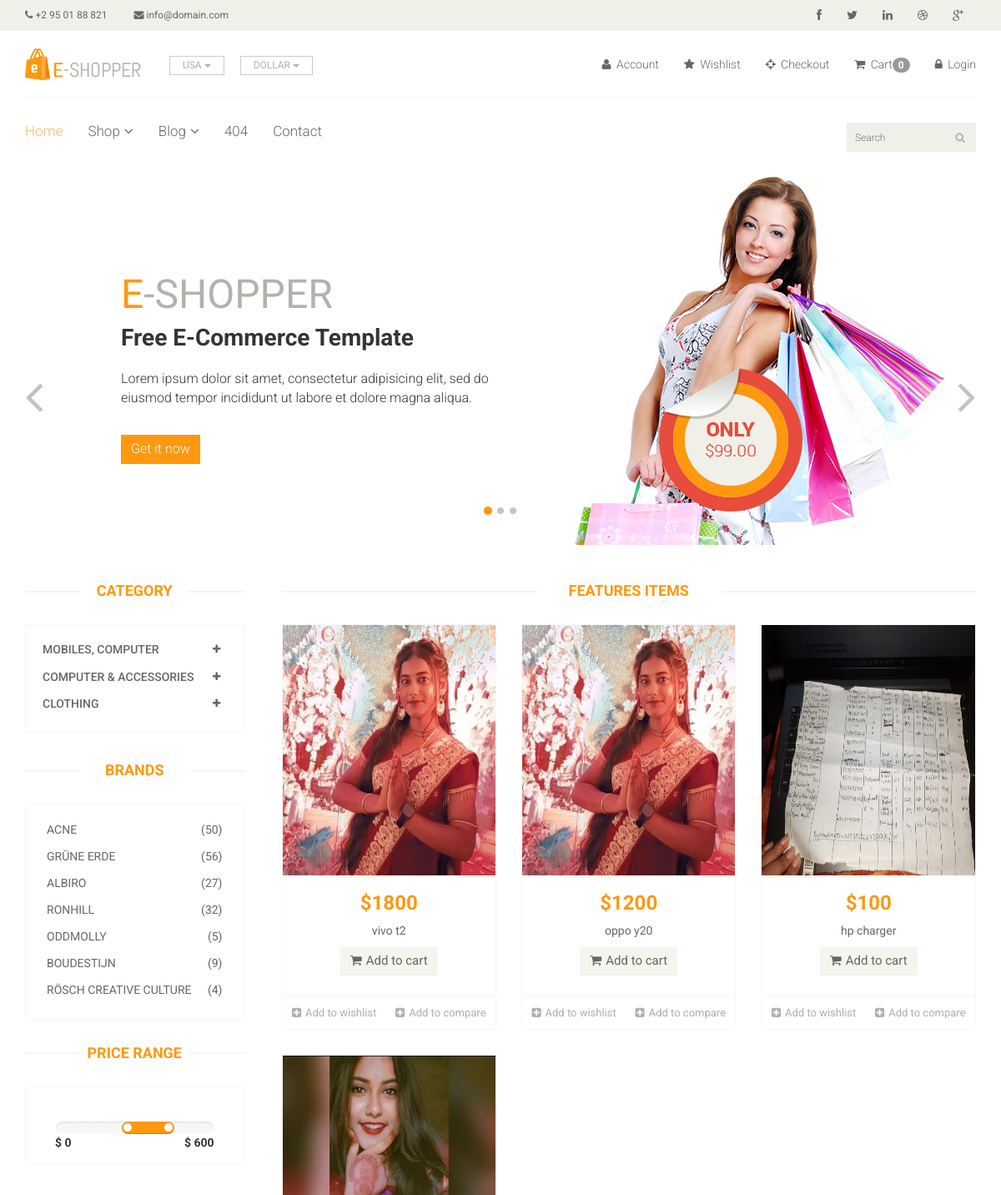
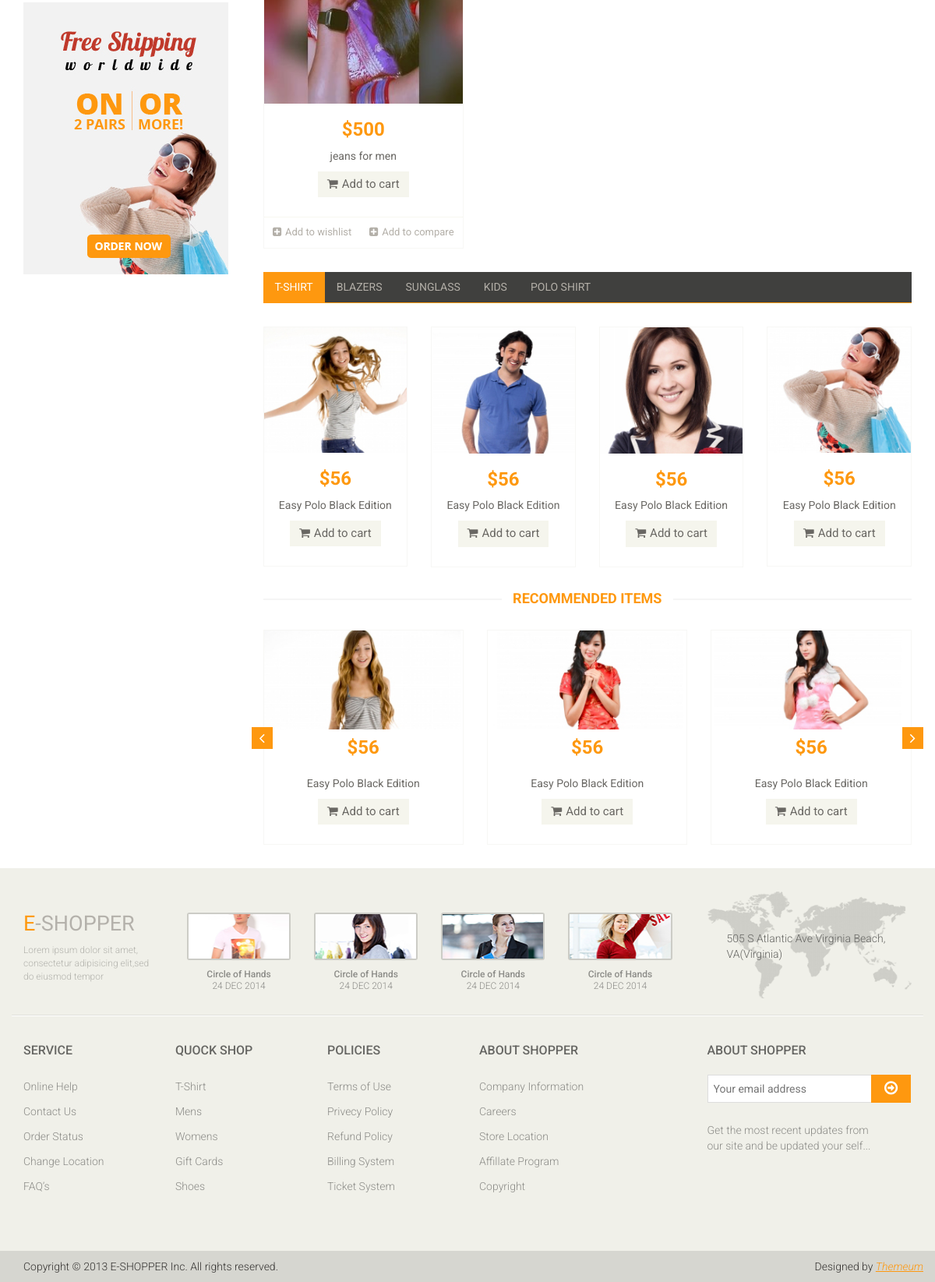
The page / on the database its author committed (2 pictures, top to bottom).
### app/models.py (models this page shows, shortened)
class Category(models.Model):
    name = models.CharField(max_length=150)

class Product(models.Model):
    category = models.ForeignKey(Category, on_delete=models.CASCADE,null=False,default='')
    sub_category = models.ForeignKey(Sub_Category, on_delete=models.CASCADE,null=False, default='')
    image = models.ImageField(upload_to='ecommerce/pimg')
    name = models.CharField(max_length=100)
    price = models.IntegerField()
    date = models.DateField(auto_now_add=True)

### E_shop/views.py (the view)
# urls.py: path('', views.homePage,name='index'),
def homePage(request):
    category = Category.objects.all()
    categoryID = request.GET.get('category')
    if categoryID:
        product = Product.objects.filter(sub_category = categoryID).order_by('-id')
    else:
        product = Product.objects.all()
    context = {
        'category': category,
        'product': product,
    }
    return render(request, "index.html", context )

### templates/index.html (shortened to what this page needs)
{% extends 'master.html' %}
{% block body %}
<section id="slider">
		<div class="container">
			<div class="row">
				<div class="col-sm-12">
					<div id="slider-carousel" class="carousel slide" data-ride="carousel">
						<ol class="carousel-indicators">
							<li data-target="#slider-carousel" data-slide-to="0" class="active"></li>
							<li data-target="#slider-carousel" data-slide-to="1"></li>
							<li data-target="#slider-carousel" data-slide-to="2"></li>
						</ol>
						<div class="carousel-inner">
							<div class="item active">
								<div class="col-sm-6">
									<h1><span>E</span>-SHOPPER</h1>
									<h2>Free E-Commerce Template</h2>
									<p>Lorem ipsum dolor sit amet, consectetur adipisicing elit, sed do eiusmod tempor incididunt ut labore et dolore magna aliqua. </p>
									<button type="button" class="btn btn-default get">Get it now</button>
								</div>
								<div class="col-sm-6">
									<img src="/static/images/home/girl1.jpg" class="girl img-responsive" alt="" />
									<img src="/static/images/home/pricing.png"  class="pricing" alt="" />
								</div>
							</div>
						</div>
						<a href="#slider-carousel" class="left control-carousel hidden-xs" data-slide="prev">
							<i class="fa fa-angle-left"></i>
						</a>
						<a href="#slider-carousel" class="right control-carousel hidden-xs" data-slide="next">
							<i class="fa fa-angle-right"></i>
						</a>
					</div>
				</div>
			</div>
		</div>
	</section>
<section>
		<div class="container">
			<div class="row">
				<div class="col-sm-3">
					<div class="left-sidebar">
						<h2>Category</h2>
						<div class="panel-group category-products" id="accordian">
							{% for cat in category %}
							<div class="panel panel-default">
								<div class="panel-heading">
									<h4 class="panel-title">
										<a data-toggle="collapse" data-parent="#accordian" href="#{{cat.id}}">
											<span class="badge pull-right"><i class="fa fa-plus"></i></span>
											{{cat.name}}
										</a>
									</h4>
								</div>
							</div>
							{% endfor %}
						</div>
						<div class="brands_products">
							<h2>Brands</h2>
							<div class="brands-name">
								<ul class="nav nav-pills nav-stacked">
									<li><a href="#"> <span class="pull-right">(50)</span>Acne</a></li>
									<li><a href="#"> <span class="pull-right">(56)</span>Grüne Erde</a></li>
									<li><a href="#"> <span class="pull-right">(27)</span>Albiro</a></li>
									<li><a href="#"> <span class="pull-right">(32)</span>Ronhill</a></li>
									<li><a href="#"> <span class="pull-right">(5)</span>Oddmolly</a></li>
									<li><a href="#"> <span class="pull-right">(9)</span>Boudestijn</a></li>
									<li><a href="#"> <span class="pull-right">(4)</span>Rösch creative culture</a></li>
								</ul>
							</div>
						</div>
						<div class="price-range">
							<h2>Price Range</h2>
							<div class="well text-center">
								 <input type="text" class="span2" value="" data-slider-min="0" data-slider-max="600" data-slider-step="5" data-slider-value="[250,450]" id="sl2" ><br />
								 <b class="pull-left">$ 0</b> <b class="pull-right">$ 600</b>
							</div>
						</div>
						<div class="shipping text-center">
							<img src="/static/images/home/shipping.jpg" alt="" />
						</div>
					</div>
				</div>
				<div class="col-sm-9 padding-right">
					<div class="features_items">
						<h2 class="title text-center">Features Items</h2>
						{% for prod in product %}
						<div class="col-sm-4">
							<div class="product-image-wrapper">
								<div class="single-products">
										<div class="productinfo text-center">
											<img src="{{prod.image}}" alt="" height="300px" />
											<h2>${{prod.price}}</h2>
											<p>{{prod.name}}</p>
											<a href="#" class="btn btn-default add-to-cart"><i class="fa fa-shopping-cart"></i>Add to cart</a>
										</div>
										<div class="product-overlay">
											<div class="overlay-content">
											</div>
										</div>
								</div>
								<div class="choose">
									<ul class="nav nav-pills nav-justified">
										<li><a href="{% url 'cart_add' prod.id %}"><i class="fa fa-plus-square"></i>Add to wishlist</a></li>
										<li><a href="#"><i class="fa fa-plus-square"></i>Add to compare</a></li>
									</ul>
								</div>
							</div>
						</div>
						{% endfor %}
					</div>
					<div class="category-tab">
						<div class="col-sm-12">
							<ul class="nav nav-tabs">
								<li class="active"><a href="#tshirt" data-toggle="tab">T-Shirt</a></li>
								<li><a href="#blazers" data-toggle="tab">Blazers</a></li>
								<li><a href="#sunglass" data-toggle="tab">Sunglass</a></li>
								<li><a href="#kids" data-toggle="tab">Kids</a></li>
								<li><a href="#poloshirt" data-toggle="tab">Polo shirt</a></li>
							</ul>
						</div>
						<div class="tab-content">
							<div class="tab-pane fade active in" id="tshirt" >
								<div class="col-sm-3">
									<div class="product-image-wrapper">
										<div class="single-products">
											<div class="productinfo text-center">
												<img src="/static/images/home/gallery1.jpg" alt="" />
												<h2>$56</h2>
												<p>Easy Polo Black Edition</p>
												<a href="#" class="btn btn-default add-to-cart"><i class="fa fa-shopping-cart"></i>Add to cart</a>
											</div>
										</div>
									</div>
								</div>
								<div class="col-sm-3">
									<div class="product-image-wrapper">
										<div class="single-products">
											<div class="productinfo text-center">
												<img src="/static/images/home/gallery2.jpg" alt="" />
												<h2>$56</h2>
												<p>Easy Polo Black Edition</p>
												<a href="#" class="btn btn-default add-to-cart"><i class="fa fa-shopping-cart"></i>Add to cart</a>
											</div>
										</div>
									</div>
								</div>
								<div class="col-sm-3">
									<div class="product-image-wrapper">
										<div class="single-products">
											<div class="productinfo text-center">
												<img src="/static/images/home/gallery3.jpg" alt="" />
												<h2>$56</h2>
												<p>Easy Polo Black Edition</p>
												<a href="#" class="btn btn-default add-to-cart"><i class="fa fa-shopping-cart"></i>Add to cart</a>
											</div>
										</div>
									</div>
								</div>
								<div class="col-sm-3">
									<div class="product-image-wrapper">
										<div class="single-products">
											<div class="productinfo text-center">
												<img src="/static/images/home/gallery4.jpg" alt="" />
												<h2>$56</h2>
												<p>Easy Polo Black Edition</p>
												<a href="#" class="btn btn-default add-to-cart"><i class="fa fa-shopping-cart"></i>Add to cart</a>
											</div>
										</div>
									</div>
								</div>
							</div>
						</div>
					</div>
					<div class="recommended_items">
						<h2 class="title text-center">recommended items</h2>
						<div id="recommended-item-carousel" class="carousel slide" data-ride="carousel">
							<div class="carousel-inner">
								<div class="item active">
									<div class="col-sm-4">
										<div class="product-image-wrapper">
											<div class="single-products">
												<div class="productinfo text-center">
													<img src="/static/images/home/recommend1.jpg" alt="" />
													<h2>$56</h2>
													<p>Easy Polo Black Edition</p>
													<a href="#" class="btn btn-default add-to-cart"><i class="fa fa-shopping-cart"></i>Add to cart</a>
												</div>
											</div>
										</div>
									</div>
									<div class="col-sm-4">
										<div class="product-image-wrapper">
											<div class="single-products">
												<div class="productinfo text-center">
													<img src="/static/images/home/recommend2.jpg" alt="" />
													<h2>$56</h2>
													<p>Easy Polo Black Edition</p>
													<a href="#" class="btn btn-default add-to-cart"><i class="fa fa-shopping-cart"></i>Add to cart</a>
												</div>
											</div>
										</div>
									</div>
									<div class="col-sm-4">
										<div class="product-image-wrapper">
											<div class="single-products">
												<div class="productinfo text-center">
													<img src="/static/images/home/recommend3.jpg" alt="" />
													<h2>$56</h2>
													<p>Easy Polo Black Edition</p>
													<a href="#" class="btn btn-default add-to-cart"><i class="fa fa-shopping-cart"></i>Add to cart</a>
												</div>
											</div>
										</div>
									</div>
								</div>
							</div>
							 <a class="left recommended-item-control" href="#recommended-item-carousel" data-slide="prev">
								<i class="fa fa-angle-left"></i>
							  </a>
							  <a class="right recommended-item-control" href="#recommended-item-carousel" data-slide="next">
								<i class="fa fa-angle-right"></i>
							  </a>
						</div>
					</div>
				</div>
			</div>
		</div>
	</section>
{% endblock %}

### rows shown on the page
Category: name "MOBILES, COMPUTER"
Category: name "COMPUTER & ACCESSORIES"
Category: name "CLOTHING"
Product: image (picture), price "1800", name "vivo t2"
Product: image (picture), price "1200", name "oppo y20"
Product: image (picture), price "100", name "hp charger"
Product: image (picture), price "500", name "jeans for men"

### other values the page prints
{{ request.session.cart|length }} "0"
